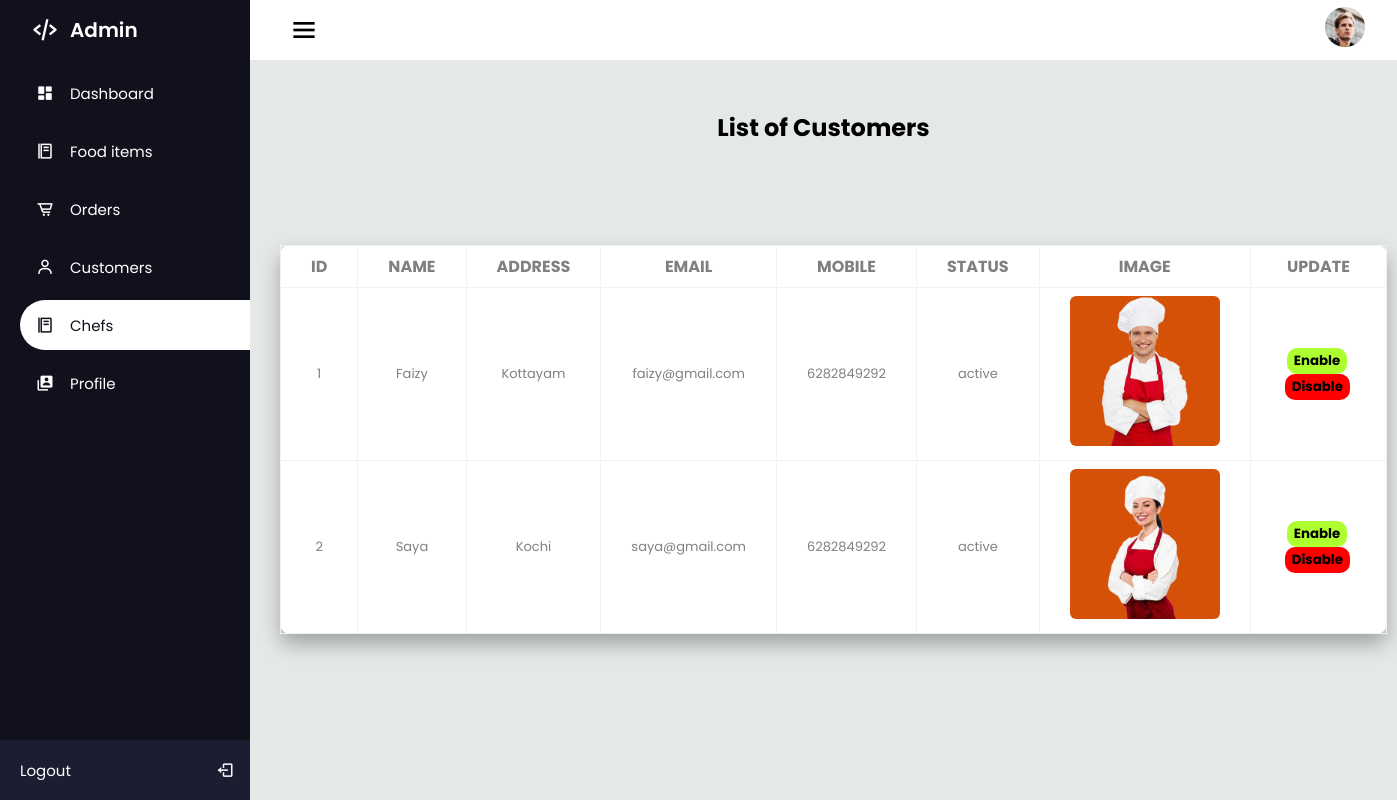
Page /Admin/chefs.php on the committed database.
### tables this page shows
CREATE TABLE `tbl_chefs` (
  `chefs_id` int(11) NOT NULL,
  `login_id` int(11) NOT NULL,
  `chef_name` varchar(25) NOT NULL,
  `chef_address` varchar(50) NOT NULL,
  `chef_email` varchar(30) NOT NULL,
  `chef_mobile` varchar(20) NOT NULL,
  `chef_image` varchar(1000) NOT NULL
);

### Admin/chefs.php (the view, shortened to what this page needs)
<?php
include 'connect.php';
?>
<!DOCTYPE html>
<html lang="en">
<head>
  <link rel="stylesheet" href="css/main.css">
  <link href='https://unpkg.com/boxicons@2.1.1/css/boxicons.min.css' rel='stylesheet'>
</head>
<body>
  <div class="sidebar">
    <div class="logo_details">
      <i class='bx bx-code-alt'></i>
      <div class="logo_name">
        Admin
      </div>
    </div>
    <ul>
      <li>
        <a href="index.php">
          <i class='bx bxs-dashboard'></i>
          <span class="links_name">
            Dashboard
          </span>
        </a>
      </li>
      <li>
        <a href="fooditems.php">
          <i class='bx bx-food-menu'></i>
          <span class="links_name">
            Food items
          </span>
        </a>
      </li>
      <li>
        <a href="orders.php">
          <i class='bx bx-cart-alt'></i>
          <span class="links_name">
            Orders
          </span>
        </a>
      </li>
      <li>
        <a href="customers.php">
          <i class='bx bx-user'></i>
          <span class="links_name">
            Customers
          </span>
        </a>
      </li>
      <li>
        <a href="#" class="active">
          <i class='bx bx-food-menu'></i>
          <span class="links_name">
            Chefs
          </span>
        </a>
      </li>
      <li>
        <a href="profile.php">
          <i class='bx bxs-user-account'></i>
          <span class="links_name">
            Profile
          </span>
        </a>
      </li>
      <li class="login">
        <a href="logout.php ">
          <span class="links_name login_out">
            Logout
          </span>
          <i class='bx bx-log-out' id="log_out"></i>
        </a>
      </li>
    </ul>
  </div>
  <section class="home_section">
    <div class="topbar">
      <div class="toggle">
        <i class='bx bx-menu' id="btn"></i>
      </div>
      <div class="user_wrapper">
        <img src="img/user.jpg" alt="">
      </div>
    </div>
    <div class="fditems">
      <h1>List of Customers</h1>
      <div class="displayitems">
        <div class="distbl">
          <table>
            <thead>
              <tr>
                <th>Id</th>
                <th>Name</th>
                <th>Address</th>
                <th>Email</th>
                <th>Mobile</th>
                <th>Status</th>
                <th>Image</th>
                <th>Update</th>
              </tr>
            </thead>
            <tbody>
              <?php
              $Selectquery = "SELECT tbl_login.*,tbl_chefs.* from tbl_login,tbl_chefs where tbl_login.login_id=tbl_chefs.login_id;";
              $res = mysqli_query($con, $Selectquery);
              while ($result = mysqli_fetch_array($res)) {
                $imageurl = "../regimg/" . $result['chef_image'];
              ?>
                <tr>
                  <td><?php echo $result['chefs_id']; ?></td>
                  <td><?php echo $result['chef_name']; ?></td>
                  <td><?php echo $result['chef_address']; ?></td>
                  <td><?php echo $result['chef_email']; ?></td>
                  <td><?php echo $result['chef_mobile']; ?></td>
                  <td><?php
                      if ($result['status'] == 0) {
                        echo "active";
                      } else {
                        echo "Inactive";
                      }
                      ?>
                  </td>
                  <td><img src="<?php echo $imageurl ?>"> </td>
                  <td>
                    <a href="status.php?id=<?php echo $result['login_id'] ?> ">
                      <input type="submit" value="Enable" class="btna"></a>
                    <a href="status.php?r_id=<?php echo $result['login_id'] ?> ">
                      <input type="submit" value="Disable" class="btnb"></a>
                  </td>
                </tr>
              <?php
              }
              ?>
            </tbody>
          </table>
        </div>
      </div>
    </div>
</body>
</html>

### Admin/css/main.css (style rules this page uses)
:root { --dark-blue: #11101D; --white-blue: #1D1D31; --white: #fff; --gray: #8390a2; }
* { margin: 0; padding: 0; box-sizing: border-box; font-family: 'Poppins', sans-serif; }
.sidebar { position: fixed; left: 0; top: 0; width: 250px; height: 100%; padding-left: 20px; background: var(--dark-blue); transition: all 0.5s ease; z-index: 99; }
.sidebar .logo_details { position: relative; height: 60px; display: flex; align-items: center; }
.sidebar li { position: relative; margin: 8px 0; list-style: none; }
.sidebar i { position: relative; height: 60px; min-width: 50px; font-size: 28px; line-height: 60px; text-align: center; color: var(--white); }
.sidebar .logo_details .logo_name { font-size: 20px; font-weight: 600; color: var(--white); transition: all 0.5s ease; }
.sidebar ul li a i { position: relative; height: 50px; font-size: 18px; line-height: 50px; }
.sidebar ul li a { width: 100%; height: 100%; display: flex; align-items: center; text-decoration: none; border-radius: 30px 0px 0px 30px; transition: all 0.5s ease; }
.sidebar ul li a .links_name { font-size: 15px; font-weight: 400; color: var(--white); transition: 0.4s; }
.sidebar li.login { position: fixed; width: 250px; height: 60px; left: 0; bottom: -8px; padding: 20px 20px; background: var(--white-blue); transition: all 0.5s ease; }
.sidebar .login #log_out { position: absolute; height: 60px; right: 0; top: 50%; transform: translateY(-50%); line-height: 60px; transition: all 0.5s ease; }
.sidebar li a.active { background: var(--white); }
.sidebar li a.active .links_name, .sidebar li a.active i { color: var(--dark-blue); }
.home_section { position: relative; width: calc(100% - 250px); min-height: 100vh; left: 250px; top: 0; background: #E4E9E7; transition: all 0.5s ease; }
.home_section .topbar { position: relative; width: 100%; height: 60px; display: flex; justify-content: space-between; align-items: center; padding: 1rem 1.5rem; background: var(--white); }
.home_section .topbar .toggle { position: relative; width: 60px; height: 60px; display: flex; justify-content: center; align-items: center; font-size: 2em; cursor: pointer; }
.home_section .user_wrapper img { width: 40px; height: 40px; margin-right: 0.5rem; border-radius: 50%; }

### Admin/chefs.php (style rules this page uses)
.fditems { min-width: 100%; }
.displayitems { align-items: center; padding-left: 30px; padding-right: 30px; padding-top: 50px; padding-bottom: 50px; border-radius: 10px; min-width: 100%; }
h1 { text-align: center; margin-top: 50px; margin-bottom: 30px; }
.distbl { padding-top: 20px; padding-bottom: 20px; align-content: center; border-radius: 10px; min-width: 100%; }
table { background-color: white; border-collapse: collapse; border-color: #fff; box-shadow: 0 10px 20px rgba(0, 0, 0, 0.3); border-radius: 10px; margin: auto; min-width: 100%; }
th, td { border: 1px solid #f2f2f2; padding: 8px 30px; text-align: center; color: grey; min-width: 100%; }
th { text-transform: uppercase; font: weight 500px; min-width: 100%; }
td { font-size: 13px; min-width: 100%; }
td a { padding: 5px 7px 5px 4px; border-radius: 6px; }
td img { width: 150px; height: 150px; border-radius: 6px; }
.btna { background-color: greenyellow; padding: 3px 7px 3px 7px; border-radius: 10px; border: none; font-weight: bold; }
.btnb { background-color: red; padding: 3px 7px 3px 7px; border-radius: 10px; border: none; font-weight: bold; }

### rows in the picture
tbl_chefs: chefs_id "1", chef_name "Faizy", chef_address "Kottayam", chef_email "faizy@gmail.com", chef_mobile "6282849292", chef_image (picture)
tbl_chefs: chefs_id "2", chef_name "Saya", chef_address "Kochi", chef_email "saya@gmail.com", chef_mobile "6282849292", chef_image (picture)
